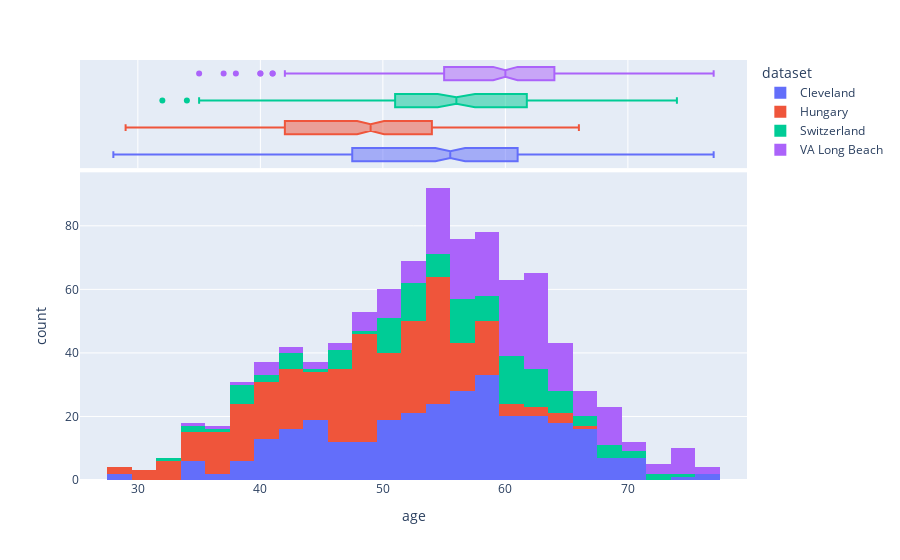

Write notebook code for a chart like this one.
### Code cell
# make a plot of age column using plotly and coloring the by dataset column 
fig = px.histogram(df, x="age", color="dataset", marginal="box", hover_data=df.columns)
fig.show()

# find the mean of age column grouped by dataset column

### Figure 1 — Plotly figure (JSON) as saved in the notebook; plotly's stock layout.template omitted (floating-point values rounded to 4 significant figures; data arrays with more than 128 entries replaced by an {"elided": "..."} marker saying what was removed)
{"data": [{"alignmentgroup": "True", "bingroup": "x", "hovertemplate": "dataset=Cleveland<br>age=%{x}<br>count=%{y}<extra></extra>", "legendgroup": "Cleveland", "marker": {"color": "#636efa", "pattern": {"shape": ""}}, "name": "Cleveland", "offsetgroup": "Cleveland", "orientation": "v", "showlegend": true, "type": "histogram", "x": {"elided": "304 int values"}, "xaxis": "x", "yaxis": "y"}, {"alignmentgroup": "True", "customdata": {"elided": "304x15 mixed values"}, "hovertemplate": "dataset=%{customdata[2]}<br>age=%{x}<br>id=%{customdata[0]}<br>sex=%{customdata[1]}<br>cp=%{customdata[3]}<br>trestbps=%{customdata[4]}<br>chol=%{customdata[5]}<br>fbs=%{customdata[6]}<br>restecg=%{customdata[7]}<br>thalch=%{customdata[8]}<br>exang=%{customdata[9]}<br>oldpeak=%{customdata[10]}<br>slope=%{customdata[11]}<br>ca=%{customdata[12]}<br>thal=%{customdata[13]}<br>num=%{customdata[14]}<extra></extra>", "legendgroup": "Cleveland", "marker": {"color": "#636efa"}, "name": "Cleveland", "notched": true, "offsetgroup": "Cleveland", "showlegend": false, "type": "box", "x": {"elided": "304 int values"}, "xaxis": "x2", "yaxis": "y2"}, {"alignmentgroup": "True", "bingroup": "x", "hovertemplate": "dataset=Hungary<br>age=%{x}<br>count=%{y}<extra></extra>", "legendgroup": "Hungary", "marker": {"color": "#EF553B", "pattern": {"shape": ""}}, "name": "Hungary", "offsetgroup": "Hungary", "orientation": "v", "showlegend": true, "type": "histogram", "x": {"elided": "293 int values"}, "xaxis": "x", "yaxis": "y"}, {"alignmentgroup": "True", "customdata": {"elided": "293x15 mixed values"}, "hovertemplate": "dataset=%{customdata[2]}<br>age=%{x}<br>id=%{customdata[0]}<br>sex=%{customdata[1]}<br>cp=%{customdata[3]}<br>trestbps=%{customdata[4]}<br>chol=%{customdata[5]}<br>fbs=%{customdata[6]}<br>restecg=%{customdata[7]}<br>thalch=%{customdata[8]}<br>exang=%{customdata[9]}<br>oldpeak=%{customdata[10]}<br>slope=%{customdata[11]}<br>ca=%{customdata[12]}<br>thal=%{customdata[13]}<br>num=%{customdata[14]}<extra></extra>", "legendgroup": "Hungary", "marker": {"color": "#EF553B"}, "name": "Hungary", "notched": true, "offsetgroup": "Hungary", "showlegend": false, "type": "box", "x": {"elided": "293 int values"}, "xaxis": "x2", "yaxis": "y2"}, {"alignmentgroup": "True", "bingroup": "x", "hovertemplate": "dataset=Switzerland<br>age=%{x}<br>count=%{y}<extra></extra>", "legendgroup": "Switzerland", "marker": {"color": "#00cc96", "pattern": {"shape": ""}}, "name": "Switzerland", "offsetgroup": "Switzerland", "orientation": "v", "showlegend": true, "type": "histogram", "x": [32, 34, 35, 36, 38, 38, 38, 38, 38, 38, 40, 41, 42, 42, 43, 43, 43, 45, 46, 46, 47, 47, 47, 47, 48, 50, 50, 50, 50, 51, 51, 51, 51, 51, 51, 51, 52, 52, 52, 52, 53, 53, 53, 53, 53, 53, 53, 53, 54, 54, 54, 55, 55, 55, 55, 56, 56, 56, 56, 56, 56, 56, 56, 57, 57, 57, 57, 57, 57, 58, 58, 58, 59, 59, 59, 59, 59, 60, 60, 60, 60, 60, 60, 61, 61, 61, 61, 61, 61, 61, 61, 61, 62, 62, 62, 62, 62, 62, 62, 63, 63, 63, 63, 63, 64, 64, 64, 65, 65, 65, 65, 66, 66, 67, 68, 68, 69, 69, 70, 70, 72, 73, 74], "xaxis": "x", "yaxis": "y"}, {"alignmentgroup": "True", "customdata": {"elided": "123x15 mixed values"}, "hovertemplate": "dataset=%{customdata[2]}<br>age=%{x}<br>id=%{customdata[0]}<br>sex=%{customdata[1]}<br>cp=%{customdata[3]}<br>trestbps=%{customdata[4]}<br>chol=%{customdata[5]}<br>fbs=%{customdata[6]}<br>restecg=%{customdata[7]}<br>thalch=%{customdata[8]}<br>exang=%{customdata[9]}<br>oldpeak=%{customdata[10]}<br>slope=%{customdata[11]}<br>ca=%{customdata[12]}<br>thal=%{customdata[13]}<br>num=%{customdata[14]}<extra></extra>", "legendgroup": "Switzerland", "marker": {"color": "#00cc96"}, "name": "Switzerland", "notched": true, "offsetgroup": "Switzerland", "showlegend": false, "type": "box", "x": [32, 34, 35, 36, 38, 38, 38, 38, 38, 38, 40, 41, 42, 42, 43, 43, 43, 45, 46, 46, 47, 47, 47, 47, 48, 50, 50, 50, 50, 51, 51, 51, 51, 51, 51, 51, 52, 52, 52, 52, 53, 53, 53, 53, 53, 53, 53, 53, 54, 54, 54, 55, 55, 55, 55, 56, 56, 56, 56, 56, 56, 56, 56, 57, 57, 57, 57, 57, 57, 58, 58, 58, 59, 59, 59, 59, 59, 60, 60, 60, 60, 60, 60, 61, 61, 61, 61, 61, 61, 61, 61, 61, 62, 62, 62, 62, 62, 62, 62, 63, 63, 63, 63, 63, 64, 64, 64, 65, 65, 65, 65, 66, 66, 67, 68, 68, 69, 69, 70, 70, 72, 73, 74], "xaxis": "x2", "yaxis": "y2"}, {"alignmentgroup": "True", "bingroup": "x", "hovertemplate": "dataset=VA Long Beach<br>age=%{x}<br>count=%{y}<extra></extra>", "legendgroup": "VA Long Beach", "marker": {"color": "#ab63fa", "pattern": {"shape": ""}}, "name": "VA Long Beach", "offsetgroup": "VA Long Beach", "orientation": "v", "showlegend": true, "type": "histogram", "x": {"elided": "200 int values"}, "xaxis": "x", "yaxis": "y"}, {"alignmentgroup": "True", "customdata": {"elided": "200x15 mixed values"}, "hovertemplate": "dataset=%{customdata[2]}<br>age=%{x}<br>id=%{customdata[0]}<br>sex=%{customdata[1]}<br>cp=%{customdata[3]}<br>trestbps=%{customdata[4]}<br>chol=%{customdata[5]}<br>fbs=%{customdata[6]}<br>restecg=%{customdata[7]}<br>thalch=%{customdata[8]}<br>exang=%{customdata[9]}<br>oldpeak=%{customdata[10]}<br>slope=%{customdata[11]}<br>ca=%{customdata[12]}<br>thal=%{customdata[13]}<br>num=%{customdata[14]}<extra></extra>", "legendgroup": "VA Long Beach", "marker": {"color": "#ab63fa"}, "name": "VA Long Beach", "notched": true, "offsetgroup": "VA Long Beach", "showlegend": false, "type": "box", "x": {"elided": "200 int values"}, "xaxis": "x2", "yaxis": "y2"}], "layout": {"barmode": "relative", "legend": {"title": {"text": "dataset"}, "tracegroupgap": 0}, "margin": {"t": 60}, "xaxis": {"anchor": "y", "domain": [0, 1], "title": {"text": "age"}}, "xaxis2": {"anchor": "y2", "domain": [0, 1], "matches": "x", "showgrid": true, "showticklabels": false}, "yaxis": {"anchor": "x", "domain": [0, 0.7326], "title": {"text": "count"}}, "yaxis2": {"anchor": "x2", "domain": [0.7426, 1], "matches": "y2", "showgrid": false, "showline": false, "showticklabels": false, "ticks": ""}}}
